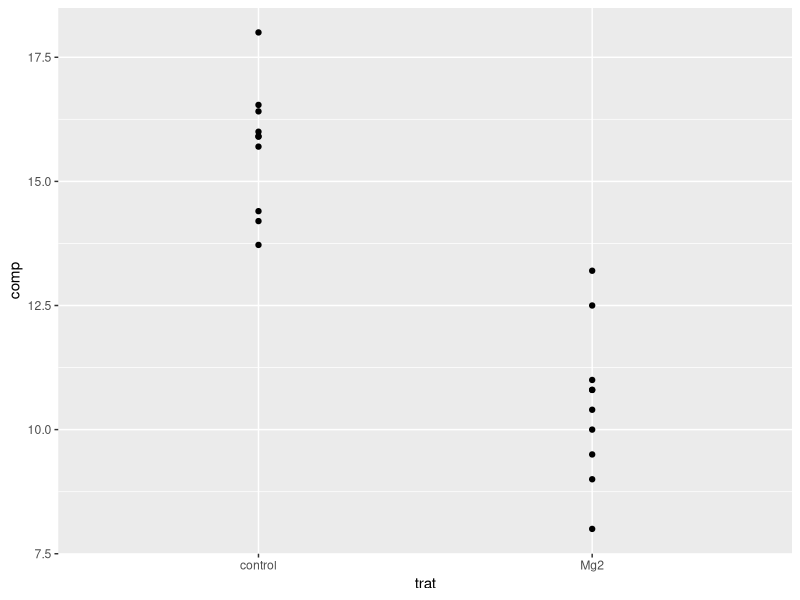
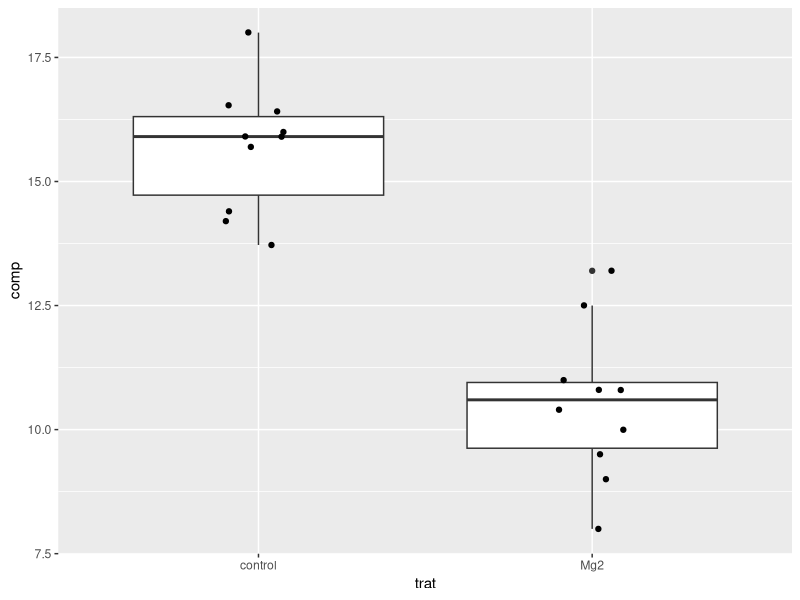
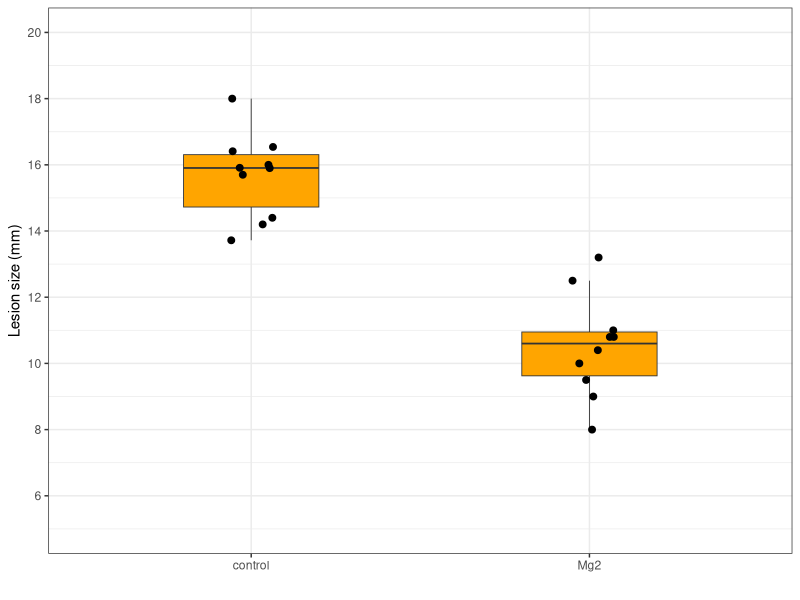
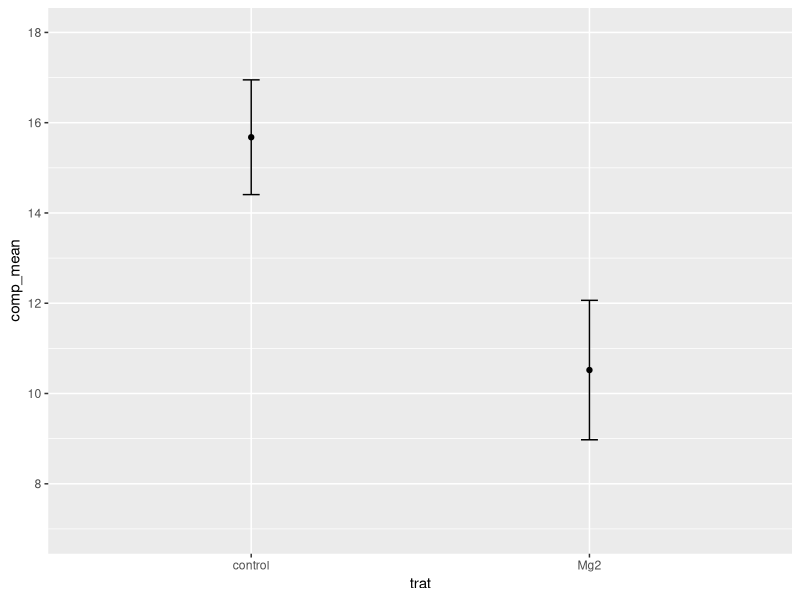
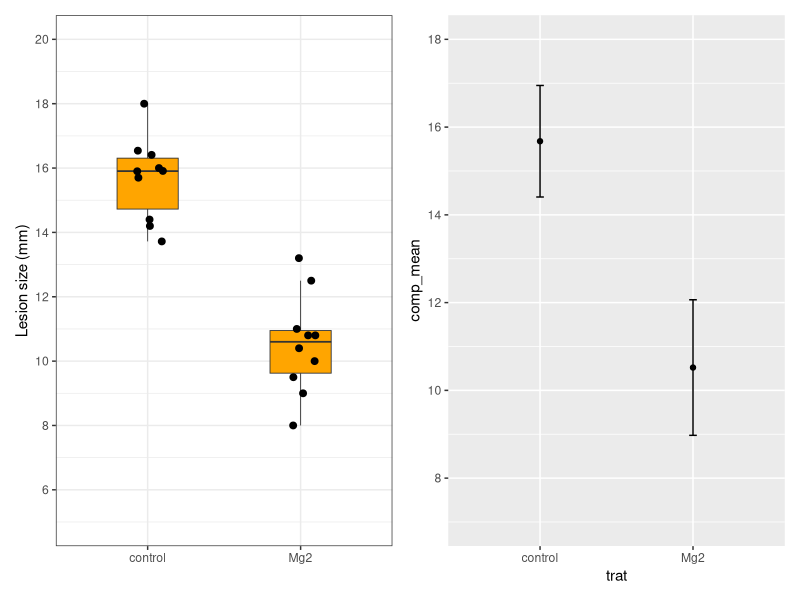
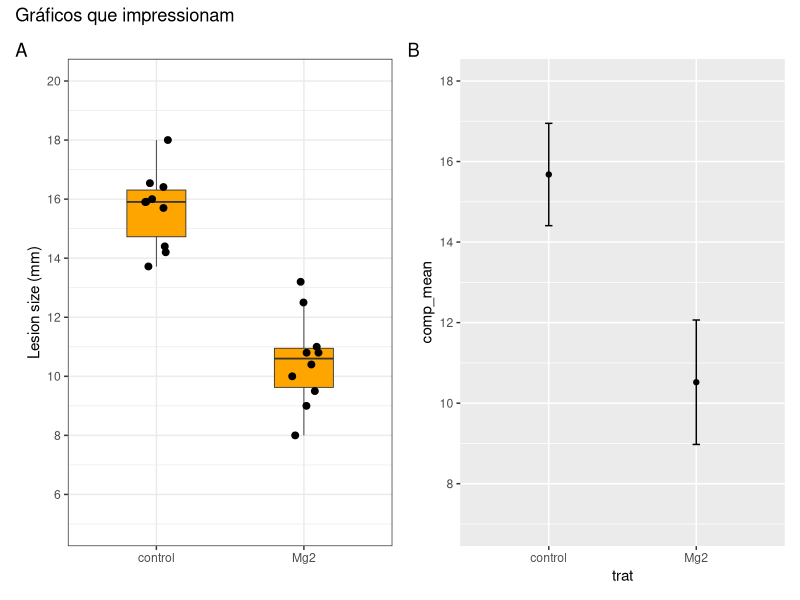
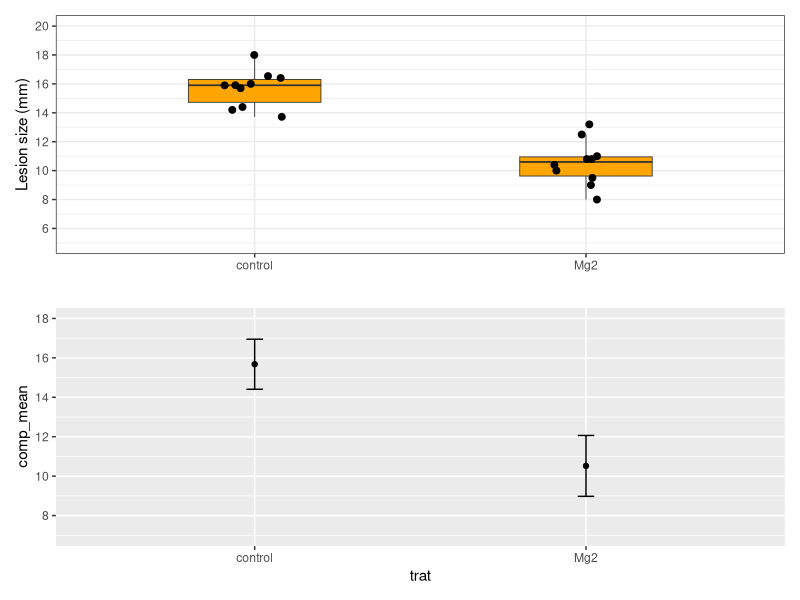
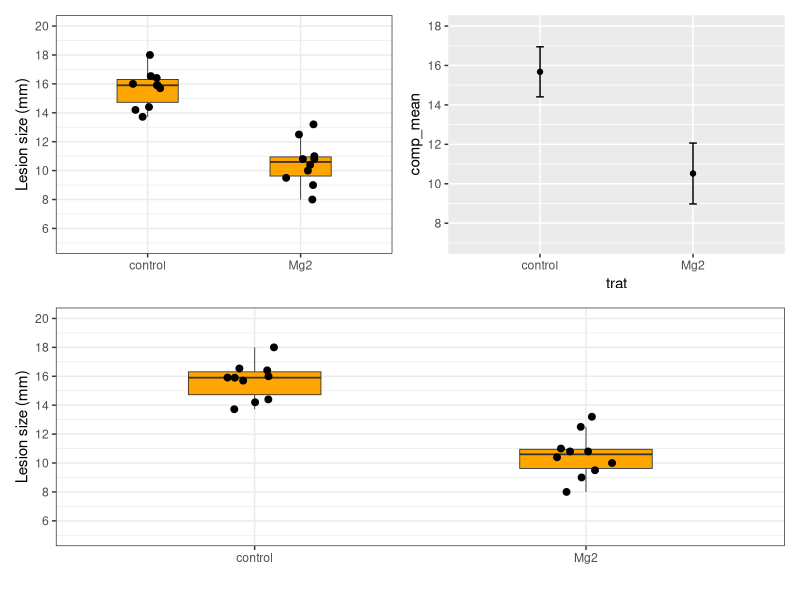

R code for these plots, in order:
## ---- chunk 1
## Para importar uma planilha em xlsx
library(tidyverse)
library(readxl)
mg <- read_excel("dados-diversos.xlsx")
## ---- chunk 2
## Para visualizar pontos 
mg |> 
  ggplot(aes(trat, comp))+
  geom_point()
## ---- chunk 3
mg |> 
  ggplot(aes(trat, comp))+
  geom_boxplot(aes())+
  geom_jitter(width = 0.1)

## Para retirar o valor duplo de outlier, pontos iguais na extremidade do gráfico

p_box <- mg |> 
  ggplot(aes(trat, comp))+
  geom_boxplot(outlier.color = NA,
               fill = "orange",
               size = 0.3,
               width = 0.4)+
  geom_jitter(width = 0.1,
              height = 0,
              size = 2,
              color = "black")+
   scale_y_continuous(limits = c(5,20),
                     n.breaks = 10)+
  labs(y= "Lesion size (mm)",
  x="")+
  theme_bw()
ggsave("figs/plot2.png", bg = "white")
## ---- chunk 4
##preparando para fazer grafico de barras
p_means <- mg |> 
  group_by(trat) |> 
  summarise (comp_mean = mean(comp),
             comp_sd = sd(comp)) |> 
  ggplot(aes(trat, comp_mean))+
  #geom_col(fill =" orange",
   #        width = 0.5)+
  geom_point()+
    scale_y_continuous(limits = c(7,18),
                     n.breaks = 6)+
  geom_errorbar(aes(ymin = comp_mean - comp_sd , ymax = comp_mean + comp_sd,
                    width = 0.05))
ggsave("figs/mean_sd.png",
       width = 4,
       height = 4,
       bg ="white")
p_box
p_means
## ---- chunk 5
library(patchwork)
p_box + p_means
(p_box | p_means)+
  plot_annotation(tag_levels = "A",
                  title = "Gráficos que impressionam")
ggsave("figs/combinado.png")
p_box / p_means
(p_box | p_means)/
  (p_box)
## ---- chunk 6
survey <- read_xlsx("dados-diversos.xlsx", 
                    sheet = "survey")
survey |> 
  filter(state== "RS") |>
  count(species) |> 
  ggplot(aes(species, n))+
  geom_col(width = 0.4, fill = "steelblue")+
  coord_flip()+
labs(x = "", y = "Number of Isolates")+
  theme_bw()
ggsave("figs/barplot.png", bg ="white")

